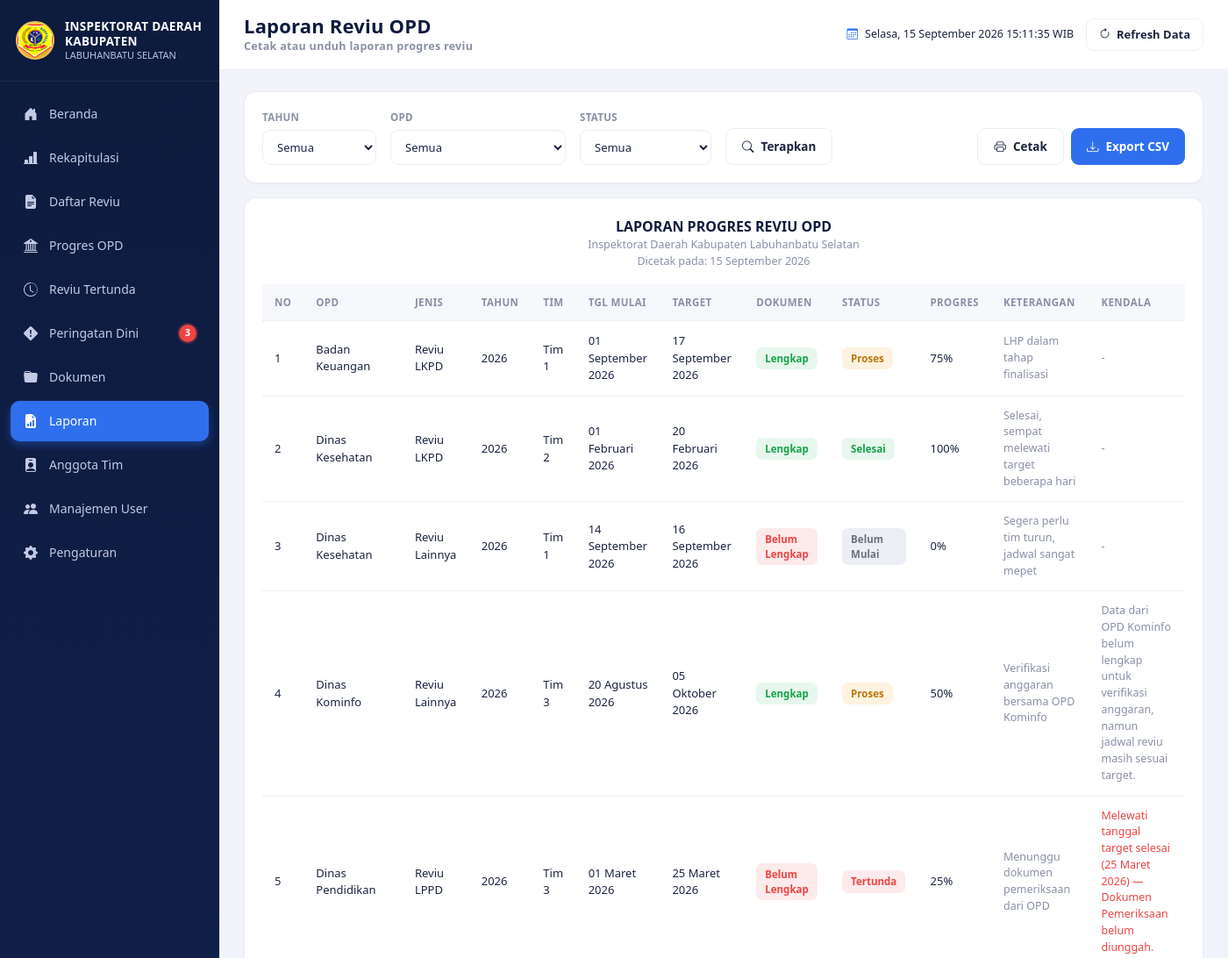
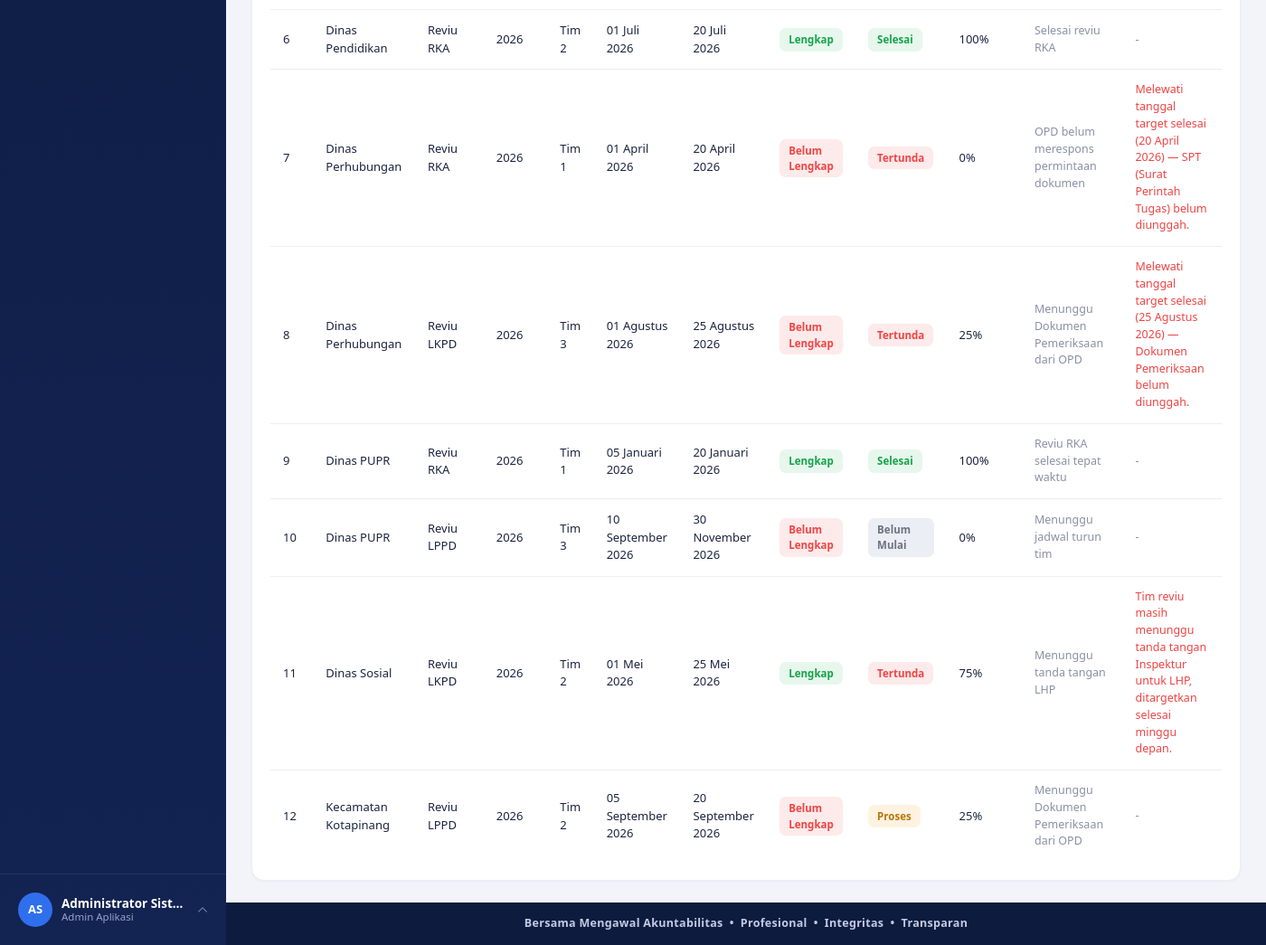
Screenshot of /laporan.php (signed in) with the database file from the repository (2 pictures, top to bottom).
### tables this page shows
CREATE TABLE users (
  id INT AUTO_INCREMENT PRIMARY KEY,
  username VARCHAR(50) NOT NULL UNIQUE,
  password VARCHAR(255) NOT NULL,
  nama_lengkap VARCHAR(100) NOT NULL,
  jabatan VARCHAR(100) DEFAULT NULL,
  role_id INT NOT NULL,
  avatar VARCHAR(255) DEFAULT NULL,
  status ENUM('aktif','nonaktif') NOT NULL DEFAULT 'aktif',
  created_at TIMESTAMP DEFAULT CURRENT_TIMESTAMP,
  CONSTRAINT fk_users_role FOREIGN KEY (role_id) REFERENCES roles(id)
);

CREATE TABLE reviu (
  id INT AUTO_INCREMENT PRIMARY KEY,
  opd_id INT NOT NULL,
  jenis_reviu_id INT NOT NULL,
  tim_reviu_id INT NOT NULL,
  tahun YEAR NOT NULL,
  tgl_mulai DATE NOT NULL,
  tgl_target_selesai DATE NOT NULL,
  dokumen_status ENUM('Lengkap','Belum Lengkap') NOT NULL DEFAULT 'Belum Lengkap',
  status ENUM('Belum Mulai','Proses','Selesai','Tertunda') NOT NULL DEFAULT 'Belum Mulai',
  progres TINYINT UNSIGNED NOT NULL DEFAULT 0,
  keterangan VARCHAR(255) DEFAULT NULL,
  kendala VARCHAR(255) DEFAULT NULL,
  kendala_manual TINYINT(1) NOT NULL DEFAULT 0,
  created_by INT DEFAULT NULL,
  created_at TIMESTAMP DEFAULT CURRENT_TIMESTAMP,
  updated_at TIMESTAMP DEFAULT CURRENT_TIMESTAMP ON UPDATE CURRENT_TIMESTAMP,
  CONSTRAINT fk_reviu_opd FOREIGN KEY (opd_id) REFERENCES opd(id),
  CONSTRAINT fk_reviu_jenis FOREIGN KEY (jenis_reviu_id) REFERENCES jenis_reviu(id),
  CONSTRAINT fk_reviu_tim FOREIGN KEY (tim_reviu_id) REFERENCES tim_reviu(id)
);

CREATE TABLE opd (
  id INT AUTO_INCREMENT PRIMARY KEY,
  nama_opd VARCHAR(150) NOT NULL,
  created_at TIMESTAMP DEFAULT CURRENT_TIMESTAMP
);

CREATE TABLE jenis_reviu (
  id INT AUTO_INCREMENT PRIMARY KEY,
  nama_jenis VARCHAR(100) NOT NULL
);

CREATE TABLE tim_reviu (
  id INT AUTO_INCREMENT PRIMARY KEY,
  nama_tim VARCHAR(50) NOT NULL
);

### includes/auth.php (called while the page is built, shortened)
<?php
require_once __DIR__ . '/../config/database.php';
function is_logged_in()
{
    return isset($_SESSION['user_id']);
}
function base_url($path = '')
{
    return ROOT_URL . $path;
}
function current_user_data()
{
    global $pdo;
    $stmt = $pdo->prepare("SELECT u.*, r.nama_role, r.slug AS role_slug
                            FROM users u JOIN roles r ON r.id = u.role_id
                            WHERE u.id = ? LIMIT 1");
    $stmt->execute([$_SESSION['user_id']]);
    $cached = $stmt->fetch();
    return $cached;
}

### includes/functions.php (called while the page is built, shortened)
<?php
function e($str)
{
    return htmlspecialchars((string) $str, ENT_QUOTES, 'UTF-8');
}
function format_tanggal_indo($date)
{
    $bulan = ['', 'Januari', 'Februari', 'Maret', 'April', 'Mei', 'Juni', 'Juli', 'Agustus', 'September', 'Oktober', 'November', 'Desember'];
    $ts = strtotime($date);
    return date('d', $ts) . ' ' . $bulan[(int) date('n', $ts)] . ' ' . date('Y', $ts);
}
function status_badge_class($status)
{
    switch ($status) {
        case 'Selesai':      return 'badge-selesai';
        case 'Proses':       return 'badge-proses';
        case 'Tertunda':     return 'badge-tertunda';
        case 'Belum Mulai':  return 'badge-belummulai';
    }
}
function dokumen_badge_class($status)
{
    return $status === 'Lengkap' ? 'badge-lengkap' : 'badge-belumlengkap';
}
function avatar_url($avatar)
{
    return null;
}
function initials($name)
{
    $parts = preg_split('/\s+/', trim((string) $name));
    $initials = '';
    foreach (array_slice($parts, 0, 2) as $p) {
        if ($p !== '') {
            $initials .= strtoupper(substr($p, 0, 1));
        }
    }
    return $initials !== '' ? $initials : 'U';
}

### laporan.php (the view, shortened to what this page needs)
<?php
require_once __DIR__ . '/includes/auth.php';
require_once __DIR__ . '/includes/functions.php';
$where = [];
$params = [];
$where_sql = $where ? ('WHERE ' . implode(' AND ', $where)) : '';
$sql = "SELECT r.*, o.nama_opd, j.nama_jenis, t.nama_tim
        FROM reviu r
        JOIN opd o ON o.id = r.opd_id
        JOIN jenis_reviu j ON j.id = r.jenis_reviu_id
        JOIN tim_reviu t ON t.id = r.tim_reviu_id
        $where_sql
        ORDER BY o.nama_opd ASC, r.id ASC";
$stmt = $pdo->prepare($sql);
$stmt->execute($params);
$data = $stmt->fetchAll();
include __DIR__ . '/includes/header.php';
?>
<div class="card-x mb-3 no-print">
  <form method="GET" class="d-flex align-items-end gap-3 flex-wrap">
    <div class="filter-group" style="min-width:130px;">
      <label>Tahun</label>
      <select name="tahun" class="form-select-x">
        <option value="">Semua</option>
      </select>
    </div>
    <div class="filter-group" style="min-width:200px;">
      <label>OPD</label>
      <select name="opd" class="form-select-x">
        <option value="">Semua</option>
      </select>
    </div>
    <div class="filter-group" style="min-width:150px;">
      <label>Status</label>
      <select name="status" class="form-select-x">
        <option value="">Semua</option>
      </select>
    </div>
    <button type="submit" class="btn-x btn-outline-x"><i class="bi bi-search"></i> Terapkan</button>
    <div class="ms-auto d-flex gap-2">
      <button type="button" class="btn-x btn-outline-x" onclick="window.print()"><i class="bi bi-printer"></i> Cetak</button>
      <a class="btn-x btn-primary-x" href="?<?= http_build_query(array_merge($_GET, ['export' => 'csv'])) ?>"><i class="bi bi-download"></i> Export CSV</a>
    </div>
  </form>
</div>
<div class="card-x">
  <div class="text-center mb-3">
    <div style="font-weight:800; font-size:16px; color:var(--navy);">LAPORAN PROGRES REVIU OPD</div>
    <div class="small-muted"><?= e(APP_INSTANSI) ?></div>
    <div class="small-muted">Dicetak pada: <?= format_tanggal_indo(date('Y-m-d')) ?></div>
  </div>
  <div style="overflow-x:auto;">
    <table class="table-x">
      <thead><tr><th>No</th><th>OPD</th><th>Jenis</th><th>Tahun</th><th>Tim</th><th>Tgl Mulai</th><th>Target</th><th>Dokumen</th><th>Status</th><th>Progres</th><th>Keterangan</th><th>Kendala</th></tr></thead>
      <tbody>
        <?php if (empty($data)): ?>
          <tr><td colspan="12" class="text-center py-4 small-muted">Tidak ada data sesuai filter.</td></tr>
        <?php else: $no=1; foreach ($data as $r): ?>
        <tr>
          <td><?= $no++ ?></td>
          <td><?= e($r['nama_opd']) ?></td>
          <td><?= e($r['nama_jenis']) ?></td>
          <td><?= e($r['tahun']) ?></td>
          <td><?= e($r['nama_tim']) ?></td>
          <td><?= format_tanggal_indo($r['tgl_mulai']) ?></td>
          <td><?= format_tanggal_indo($r['tgl_target_selesai']) ?></td>
          <td><span class="badge-x <?= dokumen_badge_class($r['dokumen_status']) ?>"><?= e($r['dokumen_status']) ?></span></td>
          <td><span class="badge-x <?= status_badge_class($r['status']) ?>"><?= e($r['status']) ?></span></td>
          <td><?= (int)$r['progres'] ?>%</td>
          <td class="small-muted"><?= e($r['keterangan'] ?: '-') ?></td>
          <td class="small-muted" style="<?= $r['status']==='Tertunda' ? 'color:var(--red);' : '' ?>"><?= e($r['kendala'] ?: '-') ?></td>
        </tr>
        <?php endforeach; endif; ?>
      </tbody>
    </table>
  </div>
</div>
<?php include __DIR__ . '/includes/footer.php'; ?>

### includes/sidebar.php (shortened to what this page needs)
<?php
$__user = current_user_data();
$__role = current_role();
$__current_page = basename($_SERVER['PHP_SELF']);
$menu_items = [
  ['label' => 'Beranda',         'icon' => 'bi-house-door-fill',            'link' => 'index.php',           'roles' => ['administrator', 'auditor', 'pimpinan']],
  ['label' => 'Rekapitulasi',    'icon' => 'bi-bar-chart-line-fill',        'link' => 'rekapitulasi.php',    'roles' => ['administrator', 'auditor', 'pimpinan']],
  ['label' => 'Daftar Reviu',    'icon' => 'bi-file-earmark-text-fill',     'link' => 'daftar_reviu.php',    'roles' => ['administrator', 'auditor']],
  ['label' => 'Progres OPD',     'icon' => 'bi-bank2',                      'link' => 'progres_opd.php',     'roles' => ['administrator', 'auditor']],
  ['label' => 'Reviu Tertunda',  'icon' => 'bi-clock-history',              'link' => 'reviu_tertunda.php',  'roles' => ['administrator', 'auditor']],
  ['label' => 'Peringatan Dini', 'icon' => 'bi-exclamation-diamond-fill',   'link' => 'peringatan_dini.php', 'roles' => ['administrator', 'auditor', 'pimpinan'], 'badge' => 'early_warning'],
  ['label' => 'Dokumen',         'icon' => 'bi-folder-fill',                'link' => 'dokumen.php',         'roles' => ['administrator', 'auditor']],
  ['label' => 'Laporan',         'icon' => 'bi-file-earmark-bar-graph-fill', 'link' => 'laporan.php',        'roles' => ['administrator', 'auditor']],
  ['label' => 'Anggota Tim',     'icon' => 'bi-person-badge-fill',          'link' => 'anggota_tim.php',     'roles' => ['administrator']],
  ['label' => 'Manajemen User',  'icon' => 'bi-people-fill',                'link' => 'user_management.php', 'roles' => ['administrator']],
  ['label' => 'Pengaturan',      'icon' => 'bi-gear-fill',                  'link' => 'pengaturan.php',      'roles' => ['administrator', 'auditor']],
];
$__avatar = avatar_url($__user['avatar']);
$__badge_counts = ['early_warning' => 0];
try {
    global $pdo;
    $rows = $pdo->query("SELECT tgl_target_selesai, progres FROM reviu WHERE progres < 100")->fetchAll();
    foreach ($rows as $row) {
        $sisa = hari_tersisa($row['tgl_target_selesai']);
        if ($sisa !== null && $sisa >= 0 && $sisa <= 7) {
            $__badge_counts['early_warning']++;
        }
    }
} catch (Exception $ex) {
}
?>
<aside class="sidebar" id="appSidebar">
    <div class="sidebar-brand">
        <img src="<?= e(base_url('assets/images/logo-kabupaten.png')) ?>" alt="Logo Kabupaten Labuhanbatu Selatan"
            class="logo-emblem" onerror="this.style.display='none'">
        <div class="brand-text">
            <div class="t1">INSPEKTORAT DAERAH</div>
            <div class="t1">KABUPATEN</div>
            <div class="t2">LABUHANBATU SELATAN</div>
        </div>
    </div>
    <nav class="sidebar-menu">
        <?php foreach ($menu_items as $item):
      $is_active = $__current_page === $item['link'];
    ?>
        <a href="<?= e(base_url($item['link'])) ?>" class="menu-item <?= $is_active ? 'active' : '' ?>">
            <i class="bi <?= e($item['icon']) ?>"></i>
            <span><?= e($item['label']) ?></span>
            <?php if (!empty($item['badge']) && !empty($__badge_counts[$item['badge']])): ?>
              <span class="menu-badge"><?= (int) $__badge_counts[$item['badge']] ?></span>
            <?php endif; ?>
        </a>
        <?php endforeach; ?>
    </nav>
    <div class="sidebar-user">
        <div class="user-row" id="userRowToggle">
            <?php if ($__avatar): ?>
            <img src="<?= e($__avatar) ?>" class="avatar-sm" alt="avatar">
            <?php else: ?>
            <div class="avatar-sm"><?= e(initials($__user['nama_lengkap'])) ?></div>
            <?php endif; ?>
            <div class="user-info">
                <div class="u-name"><?= e($__user['nama_lengkap']) ?></div>
                <div class="u-role"><?= e($__user['jabatan'] ? $__user['jabatan'] : role_label($__role)) ?></div>
            </div>
            <i class="bi bi-chevron-up caret"></i>
        </div>
    </div>
</aside>

### rows the page displays
users: nama_lengkap "AS", nama_lengkap "Administrator Sist…", jabatan "Admin Aplikasi"
reviu: opd.nama_opd "Badan Keuangan", jenis_reviu.nama_jenis "Reviu LKPD", tahun "2026", tim_reviu.nama_tim "Tim 1", tgl_mulai "01 September 2026", tgl_target_selesai "17 September 2026", dokumen_status "Lengkap", status "Proses", progres "75", keterangan "LHP dalam tahap finalisasi", kendala "-"
reviu: opd.nama_opd "Dinas Kesehatan", jenis_reviu.nama_jenis "Reviu LKPD", tahun "2026", tim_reviu.nama_tim "Tim 2", tgl_mulai "01 Februari 2026", tgl_target_selesai "20 Februari 2026", dokumen_status "Lengkap", status "Selesai", progres "100", keterangan "Selesai, sempat melewati target beberapa hari", kendala "-"
reviu: opd.nama_opd "Dinas Kesehatan", jenis_reviu.nama_jenis "Reviu Lainnya", tahun "2026", tim_reviu.nama_tim "Tim 1", tgl_mulai "14 September 2026", tgl_target_selesai "16 September 2026", dokumen_status "Belum Lengkap", status "Belum Mulai", progres "0", keterangan "Segera perlu tim turun, jadwal sangat mepet", kendala "-"
reviu: opd.nama_opd "Dinas Kominfo", jenis_reviu.nama_jenis "Reviu Lainnya", tahun "2026", tim_reviu.nama_tim "Tim 3", tgl_mulai "20 Agustus 2026", tgl_target_selesai "05 Oktober 2026", dokumen_status "Lengkap", status "Proses", progres "50", keterangan "Verifikasi anggaran bersama OPD Kominfo", kendala "Data dari OPD Kominfo belum lengkap untuk verifikasi anggaran, namun jadwal reviu masih sesuai target."
reviu: opd.nama_opd "Dinas Pendidikan", jenis_reviu.nama_jenis "Reviu LPPD", tahun "2026", tim_reviu.nama_tim "Tim 3", tgl_mulai "01 Maret 2026", tgl_target_selesai "25 Maret 2026", dokumen_status "Belum Lengkap", status "Tertunda", progres "25", keterangan "Menunggu dokumen pemeriksaan dari OPD", kendala "Melewati tanggal target selesai (25 Maret 2026) — Dokumen Pemeriksaan belum diunggah."
reviu: opd.nama_opd "Dinas Pendidikan", jenis_reviu.nama_jenis "Reviu RKA", tahun "2026", tim_reviu.nama_tim "Tim 2", tgl_mulai "01 Juli 2026", tgl_target_selesai "20 Juli 2026", dokumen_status "Lengkap", status "Selesai", progres "100", keterangan "Selesai reviu RKA", kendala "-"
reviu: opd.nama_opd "Dinas Perhubungan", jenis_reviu.nama_jenis "Reviu RKA", tahun "2026", tim_reviu.nama_tim "Tim 1", tgl_mulai "01 April 2026", tgl_target_selesai "20 April 2026", dokumen_status "Belum Lengkap", status "Tertunda", progres "0", keterangan "OPD belum merespons permintaan dokumen", kendala "Melewati tanggal target selesai (20 April 2026) — SPT (Surat Perintah Tugas) belum diunggah."
reviu: opd.nama_opd "Dinas Perhubungan", jenis_reviu.nama_jenis "Reviu LKPD", tahun "2026", tim_reviu.nama_tim "Tim 3", tgl_mulai "01 Agustus 2026", tgl_target_selesai "25 Agustus 2026", dokumen_status "Belum Lengkap", status "Tertunda", progres "25", keterangan "Menunggu Dokumen Pemeriksaan dari OPD", kendala "Melewati tanggal target selesai (25 Agustus 2026) — Dokumen Pemeriksaan belum diunggah."
reviu: opd.nama_opd "Dinas PUPR", jenis_reviu.nama_jenis "Reviu RKA", tahun "2026", tim_reviu.nama_tim "Tim 1", tgl_mulai "05 Januari 2026", tgl_target_selesai "20 Januari 2026", dokumen_status "Lengkap", status "Selesai", progres "100", keterangan "Reviu RKA selesai tepat waktu", kendala "-"
reviu: opd.nama_opd "Dinas PUPR", jenis_reviu.nama_jenis "Reviu LPPD", tahun "2026", tim_reviu.nama_tim "Tim 3", tgl_mulai "10 September 2026", tgl_target_selesai "30 November 2026", dokumen_status "Belum Lengkap", status "Belum Mulai", progres "0", keterangan "Menunggu jadwal turun tim", kendala "-"
reviu: opd.nama_opd "Dinas Sosial", jenis_reviu.nama_jenis "Reviu LKPD", tahun "2026", tim_reviu.nama_tim "Tim 2", tgl_mulai "01 Mei 2026", tgl_target_selesai "25 Mei 2026", dokumen_status "Lengkap", status "Tertunda", progres "75", keterangan "Menunggu tanda tangan LHP", kendala "Tim reviu masih menunggu tanda tangan Inspektur untuk LHP, ditargetkan selesai minggu depan."
reviu: opd.nama_opd "Kecamatan Kotapinang", jenis_reviu.nama_jenis "Reviu LPPD", tahun "2026", tim_reviu.nama_tim "Tim 2", tgl_mulai "05 September 2026", tgl_target_selesai "20 September 2026", dokumen_status "Belum Lengkap", status "Proses", progres "25", keterangan "Menunggu Dokumen Pemeriksaan dari OPD", kendala "-"

### other values shown
$item['label'] "Beranda"
$item['label'] "Rekapitulasi"
$item['label'] "Daftar Reviu"
$item['label'] "Progres OPD"
$item['label'] "Reviu Tertunda"
$item['label'] "Peringatan Dini"
$__badge_counts[$item['badge']] "3"
$item['label'] "Dokumen"
$item['label'] "Laporan"
$item['label'] "Anggota Tim"
$item['label'] "Manajemen User"
$item['label'] "Pengaturan"
$page_title "Laporan Reviu OPD"
$page_subtitle "Cetak atau unduh laporan progres reviu"
APP_INSTANSI "Inspektorat Daerah Kabupaten Labuhanbatu Selatan"
